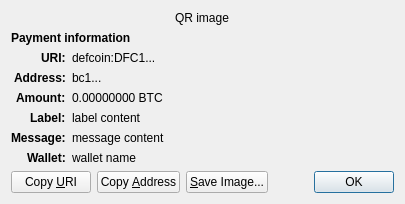
<?xml version="1.0" encoding="UTF-8"?>
<ui version="4.0">
 <class>ReceiveRequestDialog</class>
 <widget class="QDialog" name="ReceiveRequestDialog">
  <property name="geometry">
   <rect>
    <x>0</x>
    <y>0</y>
    <width>413</width>
    <height>229</height>
   </rect>
  </property>
  <property name="windowTitle">
   <string>Request payment to ...</string>
  </property>
  <layout class="QGridLayout" name="gridLayout" columnstretch="0,1">
   <property name="sizeConstraint">
    <enum>QLayout::SetFixedSize</enum>
   </property>
   <item row="0" column="0" colspan="2" alignment="Qt::AlignHCenter">
    <widget class="QRImageWidget" name="qr_code">
     <property name="text">
      <string notr="true">QR image</string>
     </property>
     <property name="textInteractionFlags">
      <set>Qt::NoTextInteraction</set>
     </property>
    </widget>
   </item>
   <item row="1" column="0" colspan="2">
    <widget class="QLabel" name="payment_header">
     <property name="font">
      <font>
       <weight>75</weight>
       <bold>true</bold>
      </font>
     </property>
     <property name="text">
      <string>Payment information</string>
     </property>
     <property name="textInteractionFlags">
      <set>Qt::NoTextInteraction</set>
     </property>
    </widget>
   </item>
   <item row="2" column="0" alignment="Qt::AlignRight|Qt::AlignTop">
    <widget class="QLabel" name="uri_tag">
     <property name="font">
      <font>
       <weight>75</weight>
       <bold>true</bold>
      </font>
     </property>
     <property name="text">
      <string notr="true">URI:</string>
     </property>
     <property name="textFormat">
      <enum>Qt::PlainText</enum>
     </property>
     <property name="textInteractionFlags">
      <set>Qt::NoTextInteraction</set>
     </property>
    </widget>
   </item>
   <item row="2" column="1" alignment="Qt::AlignTop">
    <widget class="QLabel" name="uri_content">
     <property name="text">
      <string notr="true">defcoin:DFC1...</string>
     </property>
     <property name="textFormat">
      <enum>Qt::RichText</enum>
     </property>
     <property name="wordWrap">
      <bool>true</bool>
     </property>
     <property name="textInteractionFlags">
      <set>Qt::TextSelectableByMouse</set>
     </property>
    </widget>
   </item>
   <item row="3" column="0" alignment="Qt::AlignRight|Qt::AlignTop">
    <widget class="QLabel" name="address_tag">
     <property name="font">
      <font>
       <weight>75</weight>
       <bold>true</bold>
      </font>
     </property>
     <property name="text">
      <string>Address:</string>
     </property>
     <property name="textInteractionFlags">
      <set>Qt::NoTextInteraction</set>
     </property>
    </widget>
   </item>
   <item row="3" column="1" alignment="Qt::AlignTop">
    <widget class="QLabel" name="address_content">
     <property name="text">
      <string notr="true">bc1...</string>
     </property>
     <property name="textFormat">
      <enum>Qt::PlainText</enum>
     </property>
     <property name="textInteractionFlags">
      <set>Qt::TextSelectableByMouse</set>
     </property>
    </widget>
   </item>
   <item row="4" column="0" alignment="Qt::AlignRight|Qt::AlignTop">
    <widget class="QLabel" name="amount_tag">
     <property name="font">
      <font>
       <weight>75</weight>
       <bold>true</bold>
      </font>
     </property>
     <property name="text">
      <string>Amount:</string>
     </property>
     <property name="textInteractionFlags">
      <set>Qt::NoTextInteraction</set>
     </property>
    </widget>
   </item>
   <item row="4" column="1" alignment="Qt::AlignTop">
    <widget class="QLabel" name="amount_content">
     <property name="text">
      <string notr="true">0.00000000 BTC</string>
     </property>
     <property name="textFormat">
      <enum>Qt::PlainText</enum>
     </property>
     <property name="textInteractionFlags">
      <set>Qt::TextSelectableByMouse</set>
     </property>
    </widget>
   </item>
   <item row="5" column="0" alignment="Qt::AlignRight|Qt::AlignTop">
    <widget class="QLabel" name="label_tag">
     <property name="font">
      <font>
       <weight>75</weight>
       <bold>true</bold>
      </font>
     </property>
     <property name="text">
      <string>Label:</string>
     </property>
     <property name="textInteractionFlags">
      <set>Qt::NoTextInteraction</set>
     </property>
    </widget>
   </item>
   <item row="5" column="1" alignment="Qt::AlignTop">
    <widget class="QLabel" name="label_content">
     <property name="text">
      <string notr="true">label content</string>
     </property>
     <property name="textFormat">
      <enum>Qt::PlainText</enum>
     </property>
     <property name="wordWrap">
      <bool>true</bool>
     </property>
     <property name="textInteractionFlags">
      <set>Qt::TextSelectableByMouse</set>
     </property>
    </widget>
   </item>
   <item row="6" column="0" alignment="Qt::AlignRight|Qt::AlignTop">
    <widget class="QLabel" name="message_tag">
     <property name="font">
      <font>
       <weight>75</weight>
       <bold>true</bold>
      </font>
     </property>
     <property name="text">
      <string>Message:</string>
     </property>
     <property name="textInteractionFlags">
      <set>Qt::NoTextInteraction</set>
     </property>
    </widget>
   </item>
   <item row="6" column="1" alignment="Qt::AlignTop">
    <widget class="QLabel" name="message_content">
     <property name="text">
      <string notr="true">message content</string>
     </property>
     <property name="textFormat">
      <enum>Qt::PlainText</enum>
     </property>
     <property name="wordWrap">
      <bool>true</bool>
     </property>
     <property name="textInteractionFlags">
      <set>Qt::TextSelectableByMouse</set>
     </property>
    </widget>
   </item>
   <item row="7" column="0" alignment="Qt::AlignRight|Qt::AlignTop">
    <widget class="QLabel" name="wallet_tag">
     <property name="font">
      <font>
       <weight>75</weight>
       <bold>true</bold>
      </font>
     </property>
     <property name="text">
      <string>Wallet:</string>
     </property>
     <property name="textInteractionFlags">
      <set>Qt::NoTextInteraction</set>
     </property>
    </widget>
   </item>
   <item row="7" column="1" alignment="Qt::AlignTop">
    <widget class="QLabel" name="wallet_content">
     <property name="text">
      <string notr="true">wallet name</string>
     </property>
     <property name="textFormat">
      <enum>Qt::PlainText</enum>
     </property>
     <property name="wordWrap">
      <bool>true</bool>
     </property>
     <property name="textInteractionFlags">
      <set>Qt::TextSelectableByMouse</set>
     </property>
    </widget>
   </item>
   <item row="8" column="0" colspan="2">
    <layout class="QHBoxLayout" name="horizontalLayout">
     <item>
      <widget class="QPushButton" name="btnCopyURI">
       <property name="text">
        <string>Copy &amp;URI</string>
       </property>
       <property name="autoDefault">
        <bool>false</bool>
       </property>
      </widget>
     </item>
     <item>
      <widget class="QPushButton" name="btnCopyAddress">
       <property name="text">
        <string>Copy &amp;Address</string>
       </property>
       <property name="autoDefault">
        <bool>false</bool>
       </property>
      </widget>
     </item>
     <item>
      <widget class="QPushButton" name="btnSaveAs">
       <property name="text">
        <string>&amp;Save Image...</string>
       </property>
       <property name="autoDefault">
        <bool>false</bool>
       </property>
      </widget>
     </item>
     <item>
      <spacer name="horizontalSpacer_2">
       <property name="orientation">
        <enum>Qt::Horizontal</enum>
       </property>
       <property name="sizeHint" stdset="0">
        <size>
         <width>40</width>
         <height>20</height>
        </size>
       </property>
      </spacer>
     </item>
     <item>
      <widget class="QDialogButtonBox" name="buttonBox">
       <property name="focusPolicy">
        <enum>Qt::StrongFocus</enum>
       </property>
       <property name="standardButtons">
        <set>QDialogButtonBox::Ok</set>
       </property>
      </widget>
     </item>
    </layout>
   </item>
  </layout>
 </widget>
 <customwidgets>
  <customwidget>
   <class>QRImageWidget</class>
   <extends>QLabel</extends>
   <header>qt/qrimagewidget.h</header>
  </customwidget>
 </customwidgets>
 <tabstops>
  <tabstop>buttonBox</tabstop>
  <tabstop>btnCopyURI</tabstop>
  <tabstop>btnCopyAddress</tabstop>
  <tabstop>btnSaveAs</tabstop>
 </tabstops>
 <resources/>
 <connections>
  <connection>
   <sender>buttonBox</sender>
   <signal>accepted()</signal>
   <receiver>ReceiveRequestDialog</receiver>
   <slot>accept()</slot>
   <hints>
    <hint type="sourcelabel">
     <x>135</x>
     <y>230</y>
    </hint>
    <hint type="destinationlabel">
     <x>135</x>
     <y>126</y>
    </hint>
   </hints>
  </connection>
 </connections>
</ui>
